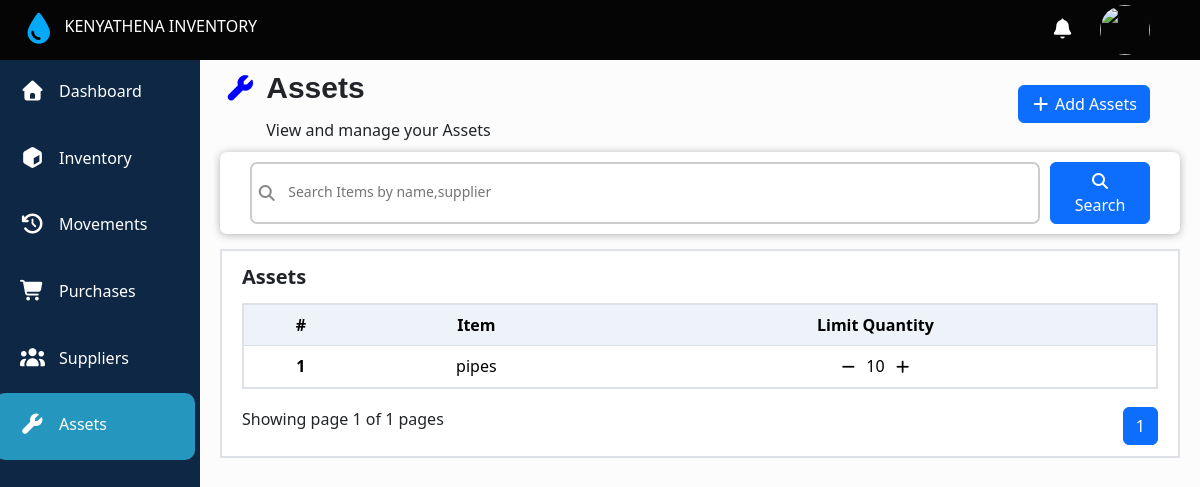
/assetPage/, run on an earlier commit of the app's database.
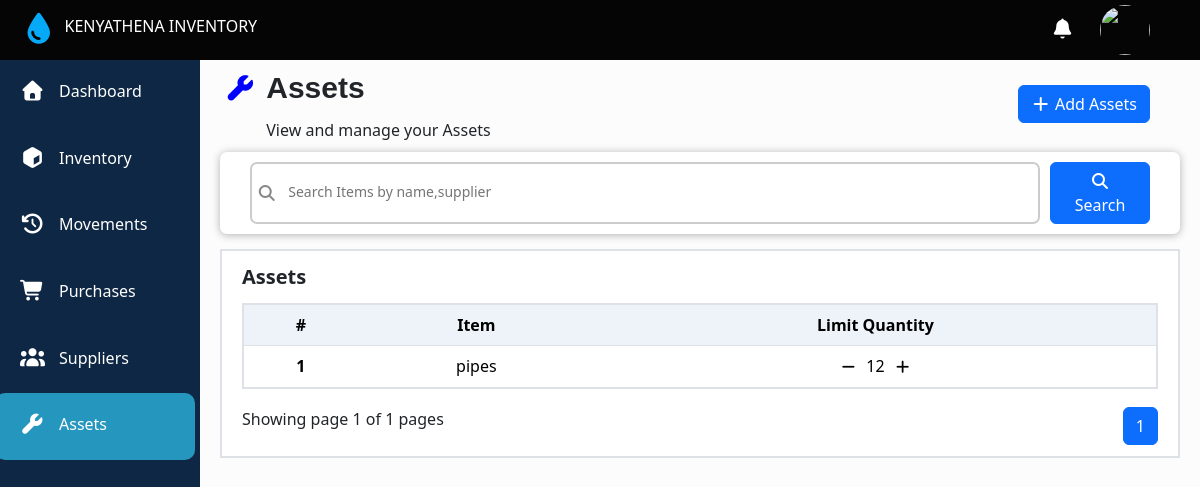
And on a later commit of the database.
### main/models.py (models this page shows, shortened)
class assets(models.Model):
  item = models.CharField(max_length=200)
  limit_quantity = models.PositiveIntegerField()

### main/views.py (the view, shortened to what this page needs)
# urls.py: path('assetPage/',views.assetPage,name='assets'),
def assetPage(request):
  stock = Stock.objects.all()
  asset = assets.objects.all()
  paginator = Paginator(asset,7)
  page_number = request.GET.get("page")
  page_obj = paginator.get_page(page_number)
  context ={
    'page_obj':page_obj
  }
  return render(request,'main/assetPage.html',context)

### main/templates/main/assetPage.html (shortened to what this page needs)
{% extends 'main/base.html' %}
{% block content %}
    <div class="inventoryTitle">
      <div class="inventoryTitle_first">
       <i class="fa-solid fa-wrench"></i>
        <div>
          <span>Assets</span>
          <span>View and manage your Assets</span>
        </div>
      </div>
      <div class="inventoryTitle_second">
        <a type="button" class="btn btn-primary" href="{% url 'assetreceivePage' %}">
           <i class="fa-solid fa-plus"></i> Add Assets
        </a>
      </div>
    </div>
    <form action="{% url 'assets' %}" method="GET">
      <div class="search">
       <div class="search-button">
        <i class="fa-solid fa-magnifying-glass"></i>
        <input type="text" placeholder="Search Items by name,supplier" name="q" id="search" >
       </div>
       <button type="submit" class="btn btn-primary">
        <i class="fa-solid fa-magnifying-glass"></i> Search
       </button>
    </div>
    </form>
    <div class="recent-inventory-table" id="recent-inventory-table">
      <div class="recent-title">
        <div><a class="current-stock-link" href="{% url 'assets' %}?q=#recent-inventory-table">Assets</a></div>
      </div>
      <table class="table" id="inventory-table">
        <thead>
          <tr>
            <th  scope="col">#</th>
            <th scope="col">Item</th>
            <th scope="col">Limit Quantity</th>
          </tr>
        </thead>
        <tbody>
          {% for asset in page_obj.object_list %}
          <tr>
            <th scope="row">{{asset.id}}</th>
            <td>{{asset.item}}</td>
            <td>
              <i class="fa-solid fa-minus minus" data-index="{{asset.id}}"></i>
                <span class="quantity">{{asset.limit_quantity}}</span>
              <i class="fa-solid fa-plus plus" data-index="{{asset.id}}"></i>
            </td>
          </tr>
         {% endfor %}
        </tbody>
      </table>
      <div class="last-part">
        <div class="last-part-start">
          Showing page {{ page_obj.number }} of {{ page_obj.paginator.num_pages }} pages
        </div>
        <div class="action">
        <nav aria-label="...">
            <ul class="pagination">
              {% for num in page_obj.paginator.page_range %}
                {% if page_obj.number == num %}
                  <li class="page-item active"><a class="page-link" href="?&page={{ num }}#inventory-table">{{ num }}</a></li>
                {% else %}
                  <li class="page-item"><a class="page-link" href="?page={{ num }}#inventory-table">{{ num }}</a></li>
                {% endif %}
              {% endfor %}
            </ul>
        </nav>
        </div>
      </div>
    </div>
{% endblock content %}

What changed in the data, as far as the page shows it:
changed assets "pipes": limit_quantity "10" → "12"
